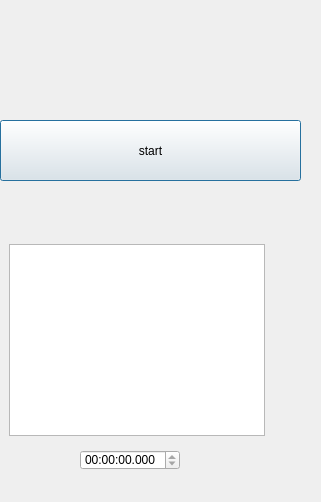
<?xml version="1.0" encoding="UTF-8"?>
<ui version="4.0">
 <class>QAdsDialog</class>
 <widget class="QDialog" name="QAdsDialog">
  <property name="geometry">
   <rect>
    <x>0</x>
    <y>0</y>
    <width>321</width>
    <height>502</height>
   </rect>
  </property>
  <property name="windowTitle">
   <string>QAdsDialog</string>
  </property>
  <widget class="QTextEdit" name="textEdit">
   <property name="geometry">
    <rect>
     <x>9</x>
     <y>244</y>
     <width>256</width>
     <height>192</height>
    </rect>
   </property>
  </widget>
  <widget class="QPushButton" name="pushButton">
   <property name="geometry">
    <rect>
     <x>0</x>
     <y>120</y>
     <width>301</width>
     <height>61</height>
    </rect>
   </property>
   <property name="text">
    <string>start</string>
   </property>
  </widget>
  <widget class="QTimeEdit" name="timeEdit">
   <property name="geometry">
    <rect>
     <x>80</x>
     <y>450</y>
     <width>100</width>
     <height>20</height>
    </rect>
   </property>
   <property name="readOnly">
    <bool>true</bool>
   </property>
   <property name="displayFormat">
    <string>hh:mm:ss.zzz</string>
   </property>
  </widget>
 </widget>
 <layoutdefault spacing="6" margin="11"/>
 <resources/>
 <connections/>
</ui>
